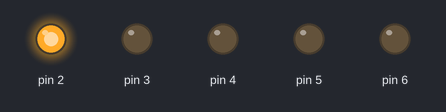
The sketch below on a simulated Arduino Uno, built with avr-gcc and run on an emulated ATmega328P. Shown: output pins drawn as LEDs (lit = HIGH).

Above: at 0.05 s.
At 0.45 s:
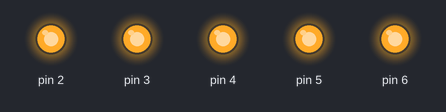
At 0.65 s:
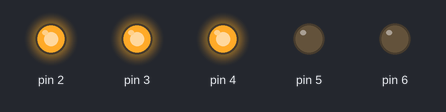
At 1.35 s:
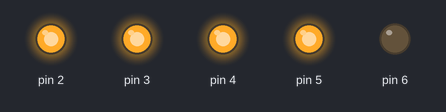
At 1.95 s:
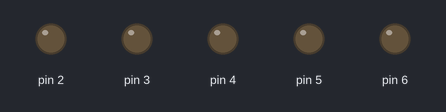
At 2.75 s:
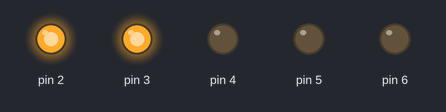
Timing chart, 0 to 3.0 s (numbered marks = the images above):
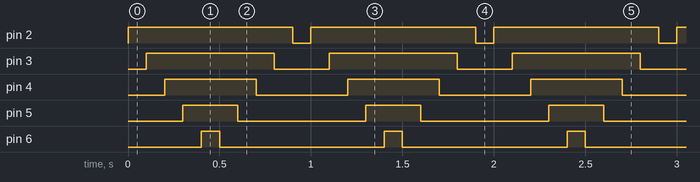

Measured:
- by itself, pin 2: alternates HIGH for 0.90 s and LOW for 0.10 s
- by itself, pin 3: alternates HIGH for 0.70 s and LOW for 0.30 s
- by itself, pin 4: alternates HIGH for 0.50 s and LOW for 0.50 s
- by itself, pin 5: alternates HIGH for 0.30 s and LOW for 0.70 s
- by itself, pin 6: alternates HIGH for 0.10 s and LOW for 0.90 s

The sketch:

ArdunioEg5.ino
```cpp
int led;
void setup() {

 for(led=2;led<=6;led++)
 {
  pinMode(led,OUTPUT);
 }
 led=2;


}

void loop() {

for(led=2;led<=6;led++)
 {
  digitalWrite(led,HIGH);
  delay(100);
 }


for(led=6;led>=2;led--)
 {
  digitalWrite(led,LOW);
  delay(100);
 }

}
```
